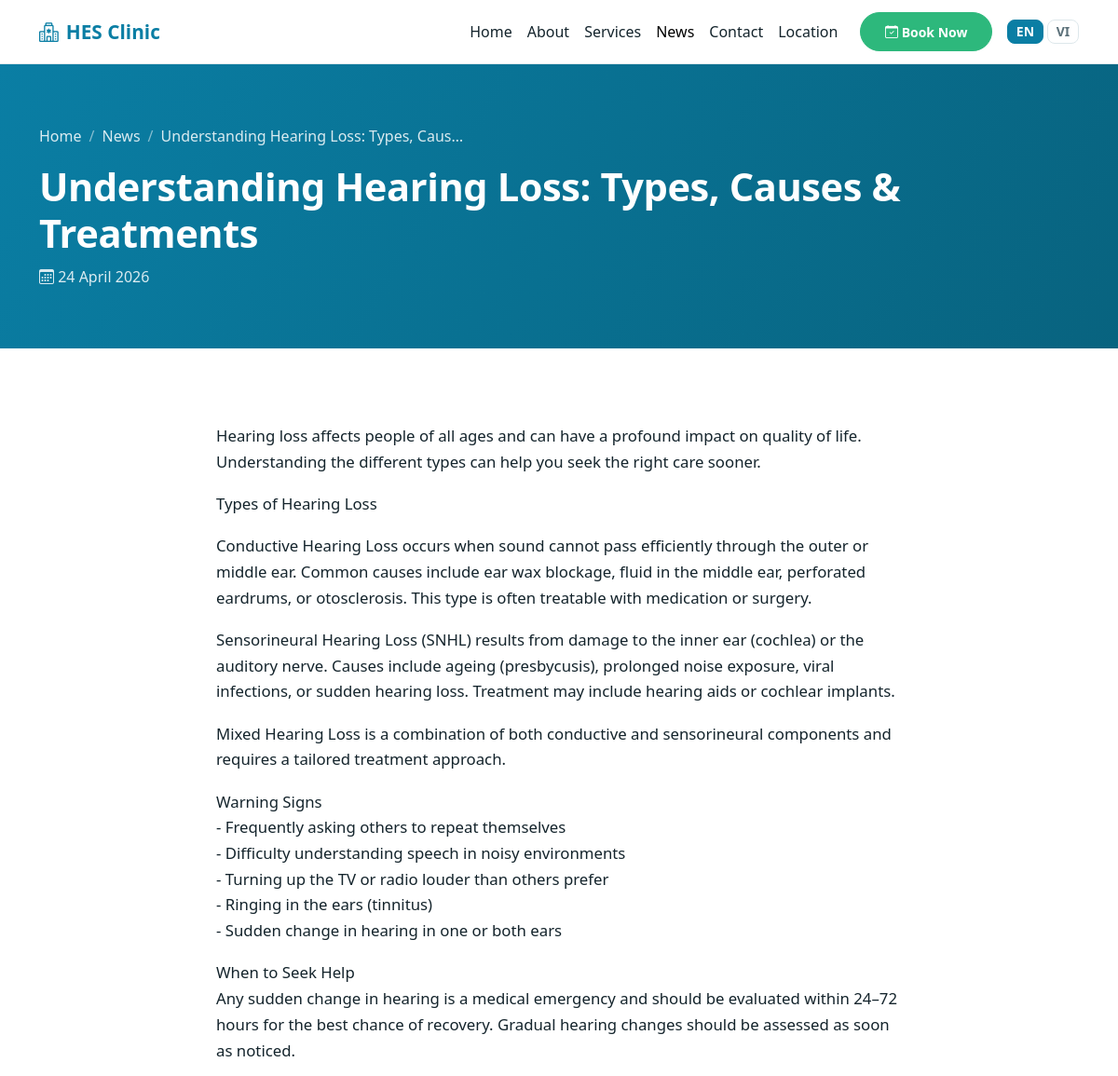
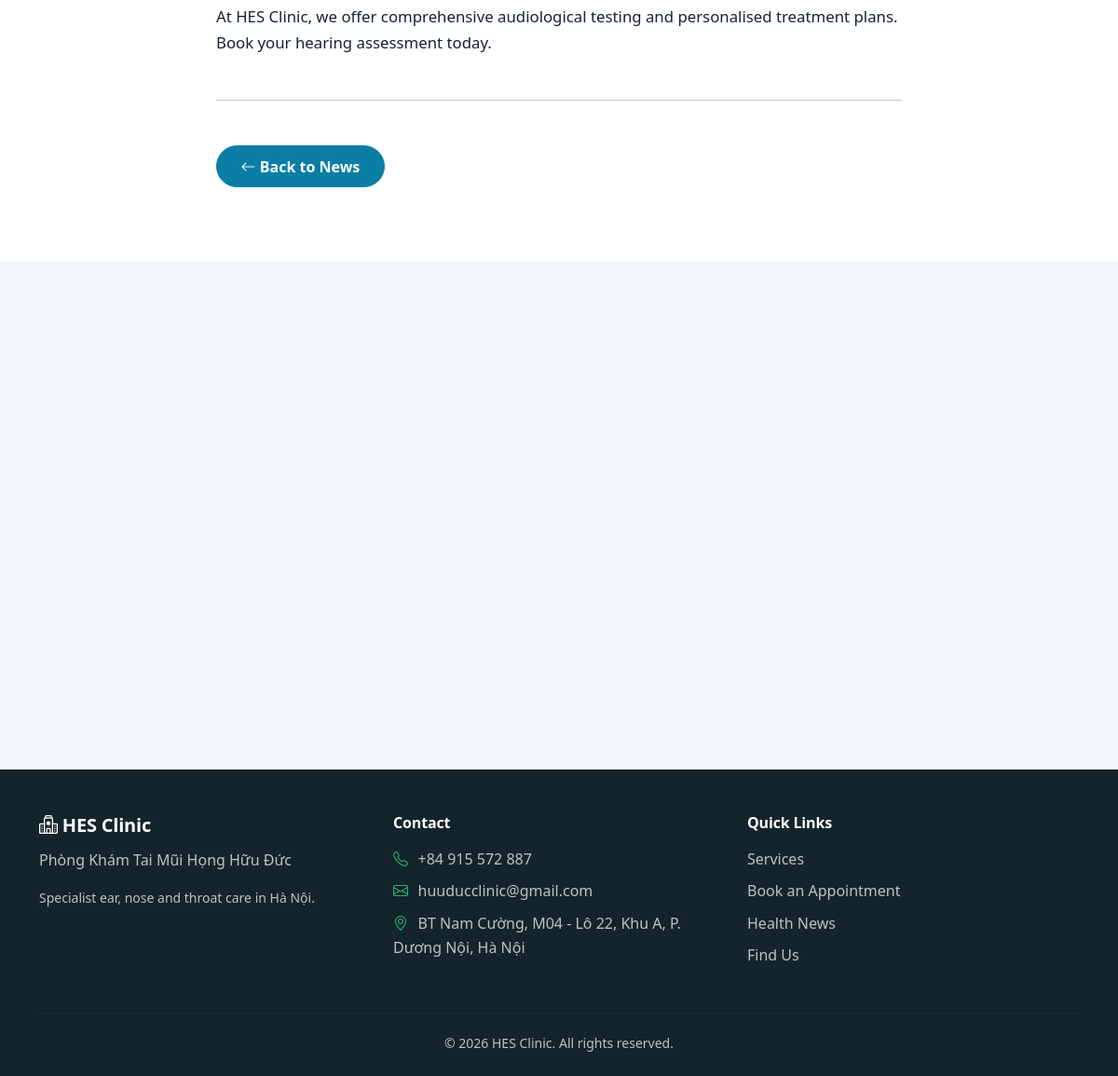
Page /news/understanding-hearing-loss-types-causes-treatments/ on the committed database (2 pictures, top to bottom).
### clinic/models.py (models this page shows, shortened)
class BilingualMixin:
    def localized(self, field):
        suffix = 'vi' if get_language() == 'vi' else 'en'
        return getattr(self, f'{field}_{suffix}')

class Article(BilingualMixin, models.Model):
    title_en = models.CharField(_('title (EN)'), max_length=300)
    title_vi = models.CharField(_('title (VI)'), max_length=300)
    content_en = models.TextField(_('content (EN)'))
    content_vi = models.TextField(_('content (VI)'))
    thumbnail = models.ImageField(_('thumbnail'), upload_to='articles/', blank=True, null=True)
    published_date = models.DateField(_('published date'), default=timezone.localdate)
    slug = models.SlugField(_('slug'), max_length=350, unique=True)
    class Meta:
        verbose_name = _('article')
        verbose_name_plural = _('articles')
        ordering = ['-published_date', '-id']
    def get_absolute_url(self):
        from django.urls import reverse
        return reverse('clinic:article_detail', kwargs={'slug': self.slug})
    @property
    def title(self):
        return self.localized('title')
    @property
    def content(self):
        return self.localized('content')
    @property
    def excerpt(self):
        text = ' '.join(self.content.split())
        return text[:180] + '…' if len(text) > 180 else text

### clinic/views.py (the view)
# urls.py: path('news/<slug:slug>/', views.article_detail, name='article_detail'),
def article_detail(request, slug):
    article = get_object_or_404(Article, slug=slug)
    return render(request, 'clinic/article_detail.html', {
        'article': article,
        'related': Article.objects.exclude(pk=article.pk)[:3],
    })

### clinic/context_processors.py (called while the page is built)
def clinic_info(request):
    return {
        'clinic': settings.CLINIC_INFO,
        'opening_hours': opening_hours.display_schedule(),
    }

### clinic/opening_hours.py (called while the page is built)
def format_windows(windows):
    if not windows:
        return str(_('Closed'))
    return ', '.join(
        '%s – %s' % (start.strftime('%H:%M'), end.strftime('%H:%M'))
        for start, end in windows
    )

def display_schedule():
    return [
        {'label': label, 'hours': format_windows(windows)}
        for label, windows in DISPLAY_SCHEDULE
    ]

### templates/clinic/article_detail.html (shortened to what this page needs)
{% extends "base.html" %}
{% load i18n %}
{% block content %}
<section class="page-header">
  <div class="container">
    <nav aria-label="breadcrumb">
      <ol class="breadcrumb breadcrumb-light">
        <li class="breadcrumb-item"><a href="{% url 'clinic:home' %}">{% trans "Home" %}</a></li>
        <li class="breadcrumb-item"><a href="{% url 'clinic:news' %}">{% trans "News" %}</a></li>
        <li class="breadcrumb-item active" aria-current="page">{{ article.title|truncatechars:40 }}</li>
      </ol>
    </nav>
    <h1>{{ article.title }}</h1>
    <p><i class="bi bi-calendar3"></i> {{ article.published_date|date:"d F Y" }}</p>
  </div>
</section>
<section class="section">
  <div class="container">
    <div class="row justify-content-center">
      <div class="col-lg-8">
        <div class="article-content">{{ article.content|linebreaks }}</div>
        <hr class="my-5">
        <a href="{% url 'clinic:news' %}" class="btn btn-primary-clinic">
          <i class="bi bi-arrow-left"></i> {% trans "Back to News" %}
        </a>
      </div>
    </div>
  </div>
</section>
{% if related %}
<section class="section section-alt">
  <div class="container">
    <div class="row g-4">
    </div>
  </div>
</section>
{% endif %}
{% endblock %}

### static/css/main.css (style rules this page uses)
:root { --clinic-primary: #0a7ea4; --clinic-primary-dark: #08637f; --clinic-accent: #2db87c; --clinic-accent-dark: #229463; --clinic-ink: #14242c; --clinic-muted: #5b7079; --clinic-surface: #ffffff; --clinic-surface-alt: #f2f7f9; --clinic-border: #dde7eb; --clinic-radius: 14px; --clinic-shadow: 0 4px 20px rgba(10, 126, 164, 0.08); --clinic-shadow-lg: 0 12px 32px rgba(10, 126, 164, 0.16); }
body { font-family: "Segoe UI", system-ui, -apple-system, "Helvetica Neue", sans-serif; color: var(--clinic-ink); background: var(--clinic-surface); line-height: 1.65; }
h1, h2, h3, h4, h5, h6 { font-weight: 700; letter-spacing: -0.01em; }
a { color: var(--clinic-primary); text-decoration: none; }
.btn-primary-clinic { background: var(--clinic-primary); border: 1px solid var(--clinic-primary); color: #fff; border-radius: 999px; padding: 0.6rem 1.6rem; font-weight: 600; transition: background 0.2s ease, transform 0.2s ease; }
.page-header { background: linear-gradient(120deg, var(--clinic-primary), var(--clinic-primary-dark)); color: #fff; padding: clamp(2.5rem, 6vw, 4rem) 0; }
.page-header h1 { font-size: clamp(1.8rem, 4vw, 2.6rem); margin-bottom: 0.5rem; }
.page-header p { color: rgba(255, 255, 255, 0.85); margin-bottom: 0; }
.breadcrumb-light .breadcrumb-item, .breadcrumb-light .breadcrumb-item a { color: rgba(255, 255, 255, 0.85); }
.breadcrumb-light .breadcrumb-item + .breadcrumb-item::before { color: rgba(255, 255, 255, 0.5); }
.section { padding: clamp(3rem, 7vw, 5rem) 0; }
.section-alt { background: var(--clinic-surface-alt); }
.article-content { font-size: 1.05rem; }
.article-content p { margin-bottom: 1.1rem; }

### rows in the picture
Article: title "Understanding Hearing Loss: Types, Caus…", title "Understanding Hearing Loss: Types, Causes & Treatments", published_date "24 April 2026", content "Hearing loss affects people of all ages and can have a profound impact on quality of life. Understanding the different types can help you seek the right care sooner. Types of Hearing Loss Conductive Hearing Loss occurs when sound cannot pass efficiently through the outer or middle ear. Common causes include ear wax blockage, fluid in the middle ear, perforated eardrums, or otosclerosis. This type is often treatable with medication or surgery. Sensorineural Hearing Loss (SNHL) results from damage to the inner ear (cochlea) or the auditory nerve. Causes include ageing (presbycusis), prolonged noise exposure, viral infections, or sudden hearing loss. Treatment may include hearing aids or…"

### other values in the picture
{{ clinic.name_vi }} "Phòng Khám Tai Mũi Họng Hữu Đức"
{{ clinic.phone }} "+84 915 572 887"
{{ clinic.email }} "huuducclinic@gmail.com"
{{ clinic.address }} "BT Nam Cường, M04 - Lô 22, Khu A, P. Dương Nội, Hà Nội"
